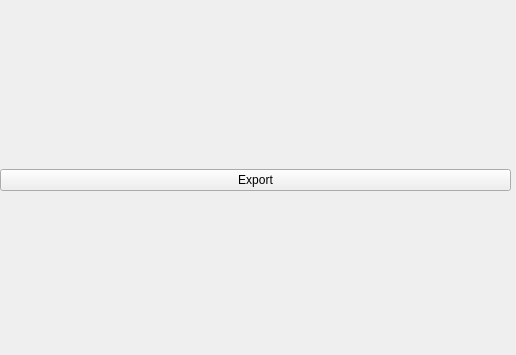
<?xml version="1.0" encoding="UTF-8"?>
<ui version="4.0">
 <class>Form</class>
 <widget class="QWidget" name="Form">
  <property name="geometry">
   <rect>
    <x>0</x>
    <y>0</y>
    <width>516</width>
    <height>355</height>
   </rect>
  </property>
  <property name="windowTitle">
   <string>Form</string>
  </property>
  <widget class="QWidget" name="verticalLayoutWidget">
   <property name="geometry">
    <rect>
     <x>0</x>
     <y>10</y>
     <width>511</width>
     <height>341</height>
    </rect>
   </property>
   <layout class="QVBoxLayout" name="verticalLayout">
    <property name="sizeConstraint">
     <enum>QLayout::SetMinimumSize</enum>
    </property>
    <item>
     <widget class="QPushButton" name="exportButton">
      <property name="text">
       <string>Export</string>
      </property>
     </widget>
    </item>
   </layout>
  </widget>
 </widget>
 <resources/>
 <connections/>
</ui>
